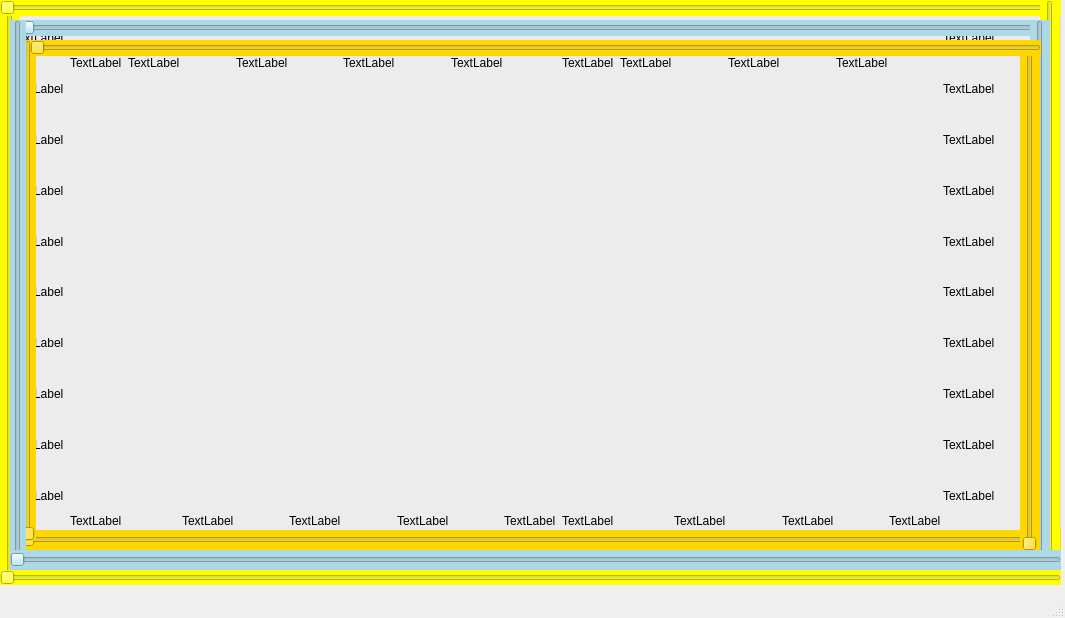
<?xml version="1.0" encoding="UTF-8"?>
<ui version="4.0">
 <class>gamescreen3</class>
 <widget class="QMainWindow" name="gamescreen3">
  <property name="geometry">
   <rect>
    <x>0</x>
    <y>0</y>
    <width>1065</width>
    <height>618</height>
   </rect>
  </property>
  <property name="windowTitle">
   <string>MainWindow</string>
  </property>
  <widget class="QWidget" name="centralwidget">
   <property name="maximumSize">
    <size>
     <width>16777215</width>
     <height>585</height>
    </size>
   </property>
   <widget class="QSlider" name="horizontalSlider">
    <property name="geometry">
     <rect>
      <x>0</x>
      <y>570</y>
      <width>1061</width>
      <height>16</height>
     </rect>
    </property>
    <property name="styleSheet">
     <string notr="true">QSlider{
	color: lightblue;
	background: yellow;
	
}</string>
    </property>
    <property name="orientation">
     <enum>Qt::Horizontal</enum>
    </property>
   </widget>
   <widget class="QSlider" name="horizontalSlider_2">
    <property name="geometry">
     <rect>
      <x>10</x>
      <y>550</y>
      <width>1051</width>
      <height>20</height>
     </rect>
    </property>
    <property name="styleSheet">
     <string notr="true">QSlider{
	color: lightblue;
	background: lightblue;
	
}</string>
    </property>
    <property name="orientation">
     <enum>Qt::Horizontal</enum>
    </property>
   </widget>
   <widget class="QSlider" name="horizontalSlider_3">
    <property name="geometry">
     <rect>
      <x>20</x>
      <y>530</y>
      <width>1041</width>
      <height>20</height>
     </rect>
    </property>
    <property name="styleSheet">
     <string notr="true">QSlider{
	color: lightblue;
	background: gold
;
	
}</string>
    </property>
    <property name="orientation">
     <enum>Qt::Horizontal</enum>
    </property>
   </widget>
   <widget class="QSlider" name="verticalSlider">
    <property name="geometry">
     <rect>
      <x>0</x>
      <y>-1</y>
      <width>20</width>
      <height>591</height>
     </rect>
    </property>
    <property name="styleSheet">
     <string notr="true">QSlider{
	color: lightblue;
	background: yellow;
	
}</string>
    </property>
    <property name="orientation">
     <enum>Qt::Vertical</enum>
    </property>
   </widget>
   <widget class="QSlider" name="horizontalSlider_6">
    <property name="geometry">
     <rect>
      <x>20</x>
      <y>20</y>
      <width>1021</width>
      <height>16</height>
     </rect>
    </property>
    <property name="styleSheet">
     <string notr="true">QSlider{
	color: lightblue;
	background: lightblue;
;
	
}</string>
    </property>
    <property name="orientation">
     <enum>Qt::Horizontal</enum>
    </property>
   </widget>
   <widget class="QSlider" name="horizontalSlider_7">
    <property name="geometry">
     <rect>
      <x>0</x>
      <y>0</y>
      <width>1061</width>
      <height>16</height>
     </rect>
    </property>
    <property name="styleSheet">
     <string notr="true">QSlider{
	color: lightblue;
	background: yellow;
	
}</string>
    </property>
    <property name="orientation">
     <enum>Qt::Horizontal</enum>
    </property>
   </widget>
   <widget class="QSlider" name="horizontalSlider_8">
    <property name="geometry">
     <rect>
      <x>30</x>
      <y>40</y>
      <width>1011</width>
      <height>16</height>
     </rect>
    </property>
    <property name="styleSheet">
     <string notr="true">QSlider{
	color: lightblue;
	background: gold;
	
}</string>
    </property>
    <property name="orientation">
     <enum>Qt::Horizontal</enum>
    </property>
   </widget>
   <widget class="QSlider" name="verticalSlider_3">
    <property name="geometry">
     <rect>
      <x>20</x>
      <y>40</y>
      <width>16</width>
      <height>501</height>
     </rect>
    </property>
    <property name="styleSheet">
     <string notr="true">QSlider{
	color: lightblue;
	background: gold;
	
}</string>
    </property>
    <property name="orientation">
     <enum>Qt::Vertical</enum>
    </property>
   </widget>
   <widget class="QSlider" name="verticalSlider_4">
    <property name="geometry">
     <rect>
      <x>10</x>
      <y>20</y>
      <width>16</width>
      <height>551</height>
     </rect>
    </property>
    <property name="styleSheet">
     <string notr="true">QSlider{
	color: lightblue;
	background: lightblue;
	
}</string>
    </property>
    <property name="orientation">
     <enum>Qt::Vertical</enum>
    </property>
   </widget>
   <widget class="QSlider" name="verticalSlider_5">
    <property name="geometry">
     <rect>
      <x>1040</x>
      <y>0</y>
      <width>20</width>
      <height>581</height>
     </rect>
    </property>
    <property name="styleSheet">
     <string notr="true">QSlider{
	color: lightblue;
	background: yellow;
	
}</string>
    </property>
    <property name="orientation">
     <enum>Qt::Vertical</enum>
    </property>
   </widget>
   <widget class="QSlider" name="verticalSlider_7">
    <property name="geometry">
     <rect>
      <x>1030</x>
      <y>20</y>
      <width>20</width>
      <height>551</height>
     </rect>
    </property>
    <property name="styleSheet">
     <string notr="true">QSlider{
	color: lightblue;
	background: lightblue;
	
}</string>
    </property>
    <property name="orientation">
     <enum>Qt::Vertical</enum>
    </property>
   </widget>
   <widget class="QSlider" name="verticalSlider_8">
    <property name="geometry">
     <rect>
      <x>1020</x>
      <y>40</y>
      <width>20</width>
      <height>511</height>
     </rect>
    </property>
    <property name="styleSheet">
     <string notr="true">QSlider{
	color: lightblue;
	background: gold;
	
}</string>
    </property>
    <property name="orientation">
     <enum>Qt::Vertical</enum>
    </property>
   </widget>
   <widget class="QGroupBox" name="groupBox">
    <property name="geometry">
     <rect>
      <x>0</x>
      <y>0</y>
      <width>1061</width>
      <height>581</height>
     </rect>
    </property>
    <layout class="QGridLayout" name="gridLayout">
     <item row="7" column="0">
      <widget class="QLabel" name="label14">
       <property name="text">
        <string>TextLabel</string>
       </property>
      </widget>
     </item>
     <item row="7" column="1" rowspan="2" colspan="4">
      <widget class="QWidget" name="widget" native="true"/>
     </item>
     <item row="4" column="17" colspan="2">
      <widget class="QLabel" name="label35">
       <property name="text">
        <string>TextLabel</string>
       </property>
      </widget>
     </item>
     <item row="1" column="0">
      <widget class="QLabel" name="label20">
       <property name="text">
        <string>TextLabel</string>
       </property>
      </widget>
     </item>
     <item row="3" column="17" colspan="2">
      <widget class="QLabel" name="label34">
       <property name="text">
        <string>TextLabel</string>
       </property>
      </widget>
     </item>
     <item row="9" column="9" rowspan="2">
      <widget class="QLabel" name="label6">
       <property name="text">
        <string>TextLabel</string>
       </property>
      </widget>
     </item>
     <item row="10" column="18">
      <widget class="QLabel" name="label1">
       <property name="text">
        <string>TextLabel</string>
       </property>
      </widget>
     </item>
     <item row="9" column="16" rowspan="2" colspan="2">
      <widget class="QLabel" name="label2">
       <property name="text">
        <string>TextLabel</string>
       </property>
      </widget>
     </item>
     <item row="2" column="17" colspan="2">
      <widget class="QLabel" name="label33">
       <property name="text">
        <string>TextLabel</string>
       </property>
      </widget>
     </item>
     <item row="0" column="1" rowspan="2">
      <widget class="QLabel" name="label22">
       <property name="text">
        <string>TextLabel</string>
       </property>
      </widget>
     </item>
     <item row="0" column="0">
      <widget class="QLabel" name="label21">
       <property name="text">
        <string>TextLabel</string>
       </property>
      </widget>
     </item>
     <item row="9" column="0">
      <widget class="QLabel" name="label12">
       <property name="text">
        <string>TextLabel</string>
       </property>
      </widget>
     </item>
     <item row="5" column="17" colspan="2">
      <widget class="QLabel" name="label36">
       <property name="text">
        <string>TextLabel</string>
       </property>
      </widget>
     </item>
     <item row="5" column="0">
      <widget class="QLabel" name="label16">
       <property name="text">
        <string>TextLabel</string>
       </property>
      </widget>
     </item>
     <item row="0" column="17" colspan="2">
      <widget class="QLabel" name="label31">
       <property name="text">
        <string>TextLabel</string>
       </property>
      </widget>
     </item>
     <item row="9" column="10" rowspan="2" colspan="2">
      <widget class="QLabel" name="label5">
       <property name="text">
        <string>TextLabel</string>
       </property>
      </widget>
     </item>
     <item row="1" column="17" colspan="2">
      <widget class="QLabel" name="label32">
       <property name="text">
        <string>TextLabel</string>
       </property>
      </widget>
     </item>
     <item row="9" column="14" rowspan="2" colspan="2">
      <widget class="QLabel" name="label3">
       <property name="text">
        <string>TextLabel</string>
       </property>
      </widget>
     </item>
     <item row="9" column="7" rowspan="2" colspan="2">
      <widget class="QLabel" name="label7">
       <property name="text">
        <string>TextLabel</string>
       </property>
      </widget>
     </item>
     <item row="4" column="0">
      <widget class="QLabel" name="label17">
       <property name="text">
        <string>TextLabel</string>
       </property>
      </widget>
     </item>
     <item row="2" column="0">
      <widget class="QLabel" name="label19">
       <property name="text">
        <string>TextLabel</string>
       </property>
      </widget>
     </item>
     <item row="8" column="0">
      <widget class="QLabel" name="label13">
       <property name="text">
        <string>TextLabel</string>
       </property>
      </widget>
     </item>
     <item row="3" column="0">
      <widget class="QLabel" name="label18">
       <property name="text">
        <string>TextLabel</string>
       </property>
      </widget>
     </item>
     <item row="9" column="12" rowspan="2" colspan="2">
      <widget class="QLabel" name="label4">
       <property name="text">
        <string>TextLabel</string>
       </property>
      </widget>
     </item>
     <item row="8" column="17" colspan="2">
      <widget class="QLabel" name="label39">
       <property name="text">
        <string>TextLabel</string>
       </property>
      </widget>
     </item>
     <item row="0" column="10" rowspan="2">
      <widget class="QLabel" name="label27">
       <property name="text">
        <string>TextLabel</string>
       </property>
      </widget>
     </item>
     <item row="7" column="17" colspan="2">
      <widget class="QLabel" name="label38">
       <property name="text">
        <string>TextLabel</string>
       </property>
      </widget>
     </item>
     <item row="0" column="15" rowspan="2" colspan="2">
      <widget class="QLabel" name="label30">
       <property name="text">
        <string>TextLabel</string>
       </property>
      </widget>
     </item>
     <item row="6" column="0">
      <widget class="QLabel" name="label15">
       <property name="text">
        <string>TextLabel</string>
       </property>
      </widget>
     </item>
     <item row="10" column="0">
      <widget class="QLabel" name="label11">
       <property name="text">
        <string>TextLabel</string>
       </property>
      </widget>
     </item>
     <item row="0" column="6" rowspan="2" colspan="2">
      <widget class="QLabel" name="label25">
       <property name="text">
        <string>TextLabel</string>
       </property>
      </widget>
     </item>
     <item row="9" column="3" rowspan="2" colspan="2">
      <widget class="QLabel" name="label9">
       <property name="text">
        <string>TextLabel</string>
       </property>
      </widget>
     </item>
     <item row="9" column="5" rowspan="2" colspan="2">
      <widget class="QLabel" name="label8">
       <property name="text">
        <string>TextLabel</string>
       </property>
      </widget>
     </item>
     <item row="9" column="17" colspan="2">
      <widget class="QLabel" name="label40">
       <property name="text">
        <string>TextLabel</string>
       </property>
      </widget>
     </item>
     <item row="6" column="17" colspan="2">
      <widget class="QLabel" name="label37">
       <property name="text">
        <string>TextLabel</string>
       </property>
      </widget>
     </item>
     <item row="0" column="4" rowspan="2" colspan="2">
      <widget class="QLabel" name="label24">
       <property name="text">
        <string>TextLabel</string>
       </property>
      </widget>
     </item>
     <item row="0" column="8" rowspan="2" colspan="2">
      <widget class="QLabel" name="label26">
       <property name="text">
        <string>TextLabel</string>
       </property>
      </widget>
     </item>
     <item row="0" column="13" rowspan="2" colspan="2">
      <widget class="QLabel" name="label29">
       <property name="text">
        <string>TextLabel</string>
       </property>
      </widget>
     </item>
     <item row="0" column="2" rowspan="2" colspan="2">
      <widget class="QLabel" name="label23">
       <property name="text">
        <string>TextLabel</string>
       </property>
      </widget>
     </item>
     <item row="0" column="11" rowspan="2" colspan="2">
      <widget class="QLabel" name="label28">
       <property name="text">
        <string>TextLabel</string>
       </property>
      </widget>
     </item>
     <item row="9" column="1" rowspan="2" colspan="2">
      <widget class="QLabel" name="label10">
       <property name="text">
        <string>TextLabel</string>
       </property>
      </widget>
     </item>
    </layout>
   </widget>
   <zorder>groupBox</zorder>
   <zorder>horizontalSlider_3</zorder>
   <zorder>verticalSlider</zorder>
   <zorder>horizontalSlider_6</zorder>
   <zorder>horizontalSlider_7</zorder>
   <zorder>verticalSlider_3</zorder>
   <zorder>verticalSlider_4</zorder>
   <zorder>verticalSlider_5</zorder>
   <zorder>verticalSlider_7</zorder>
   <zorder>verticalSlider_8</zorder>
   <zorder>horizontalSlider</zorder>
   <zorder>horizontalSlider_2</zorder>
   <zorder>horizontalSlider_8</zorder>
  </widget>
  <widget class="QStatusBar" name="statusbar"/>
 </widget>
 <resources/>
 <connections/>
</ui>
